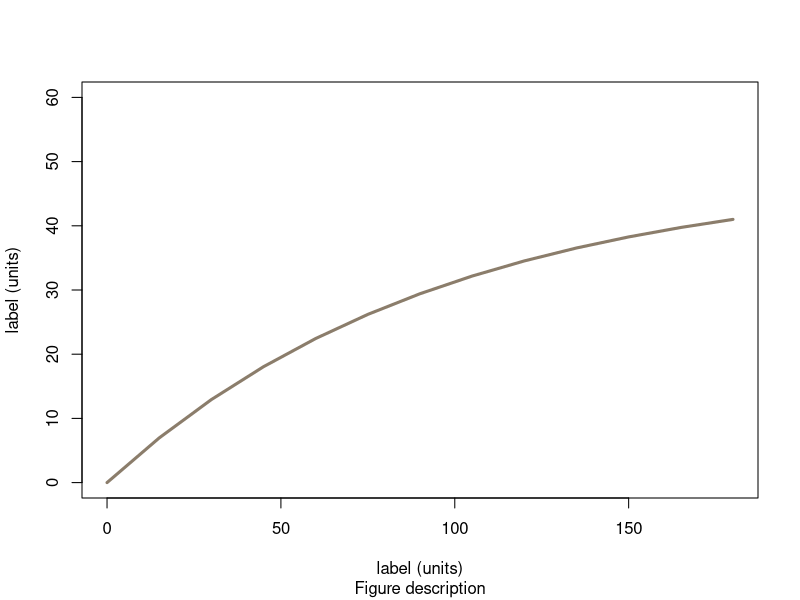

This chart was generated by the following R code: (Note: this script raises an error after producing the figure.)
## load packages we need to run the functions
library("readxl")
library(deSolve)
library(nloptr)
library(reshape2)
library(minpack.lm)
## set working directory 
# session -> set working directory-> choose directory
# click on FOLDER the file is in - you wont see the file
# # # ## # # #
# Import Data
# # # ## # # #
## Paste this from your existing code

# # # ## # # #
# Parameters
# # # ## # # #
r = .001 # 
i = 0.00001 # 
f=10 #
S_mL=5 #
E_mL=1 #
ce = E_mL*f # 
se = S_mL*f #
tmax = 180 # 

# # # ## # # #
# Equations
# # # ## # # #
yini=c(S=se,P=0,E=ce) #
derivs = function(t,y,parms){
  with(as.list(y),{
    dS=-r*E*S # 
    dP=r*E*S-i*E*P# 
    dE=-i*E*P #
    list(c(dS,dP,dE))
  })
}

# # # ## # # #
# Calculate
# # # ## # # #
times = seq(from=0,to=tmax,by=15)
out = ode(y=yini,t=times,func=derivs,parms=c(r,i))
head(out) #

# # # ## # # #
# Plot inittial guess
# # # ## # # #
plot(out[,"time"],out[,"P"]*1,type="l",lwd='3',col="bisque4",xlab="label (units)",ylab="label (units)",sub="Figure description",xlim=c(0,tmax),ylim=c(0,60))
lines(t,averages,type='p')
arrows(t, (averages+std_dev),t, (averages-std_dev), length=0.05, angle=90, code=3)

# # # ## # # #
# parameter fitting using levenberg marquart algorithm
# # # ## # # #
ssq=function(p){
  # parameters from the parameter estimation routine
  f=p[3]
  r=p[1]
  i=p[2]
  print(p)
  # inital concentration
  cinit=c(S=as.numeric(5*f),P=0,E=as.numeric(1*f))
  # time points for which conc is reported
  # include the points where data is available
  tvs=c(seq(0,180,30),my_data$TIME)
  tvs=sort(unique(t))
  
  # solve ODE for a given set of parameters
  out=ode(y=cinit,t=tvs,func=derivs,parms=list(r,i))
  
  # Filter data that contains time points where data is available
  outdf=data.frame(out)
  outdf=outdf[outdf$time %in% my_data$TIME,]
  times = c(outdf$time,outdf$time,outdf$time)
  ys = c(outdf$P,outdf$P,outdf$P)
  
  # Evaluate predicted vs experimental residual
  preddf=data.frame(times,ys)
  
  expdf=melt(c(my_data$'Rep 1__1',my_data$'Rep 2__1',my_data$'Rep 3__1')*(40/maxconc),id.var="time",variable.name="species",value.name="conc")#(my_data$Rep 1__1,my_data$Rep 2__1,my_data$Rep 3__1,*(40/maxconc),id.var="time",variable.name="species",value.name="conc")
  ssqres=(preddf$ys-expdf$conc)
  print(sum(ssqres)^2)
  
  # return predicted vs experimental residual
  return(ssqres)
}

# initial guess for parameters
p=c(.001,.0001,10)
# initial ssq
initial_res=ssq(p)
sum(initial_res)^2

# fit model - return sum of squares and parameters at each iteration
fitval=nls.lm(par=p,lower=c(0.00001,0.000001,1),upper=c(0.1,.01,20),fn=ssq)
# improvement in fit:
(sum(initial_res)^2 - 41.4)/sum(initial_res)^2

# # # ## # # #
# Plot fitted model
# # # ## # # #
r = fitval$par[1]
i = fitval$par[2]
f = fitval$par[3]
cinit=c(S=as.numeric(5*f),P=0,E=as.numeric(1*f))
legend("topleft",legend=c("Initial Guess","Fitted Model"),col=c("bisque4","bisque2"),pch=c(1,1))
out=ode(y=cinit,times=t,func=derivs,parms=c(r,i))
lines(out[,"time"],out[,"P"]*1,type="l",lwd='3',col="bisque2")
outdf=data.frame(out)
names(outdf)=c("time","ca_pred","cb_pred","cc_pred")
